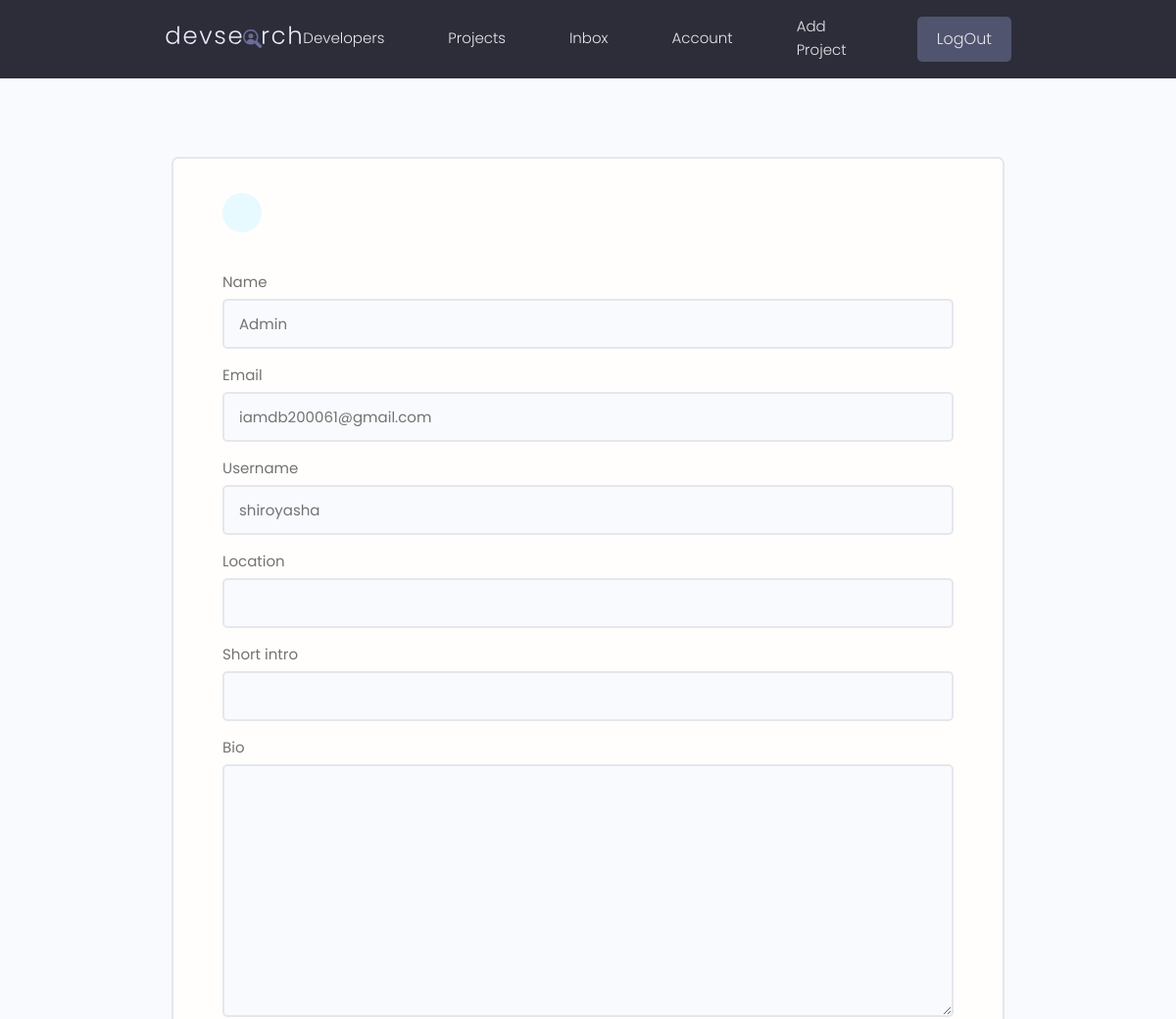
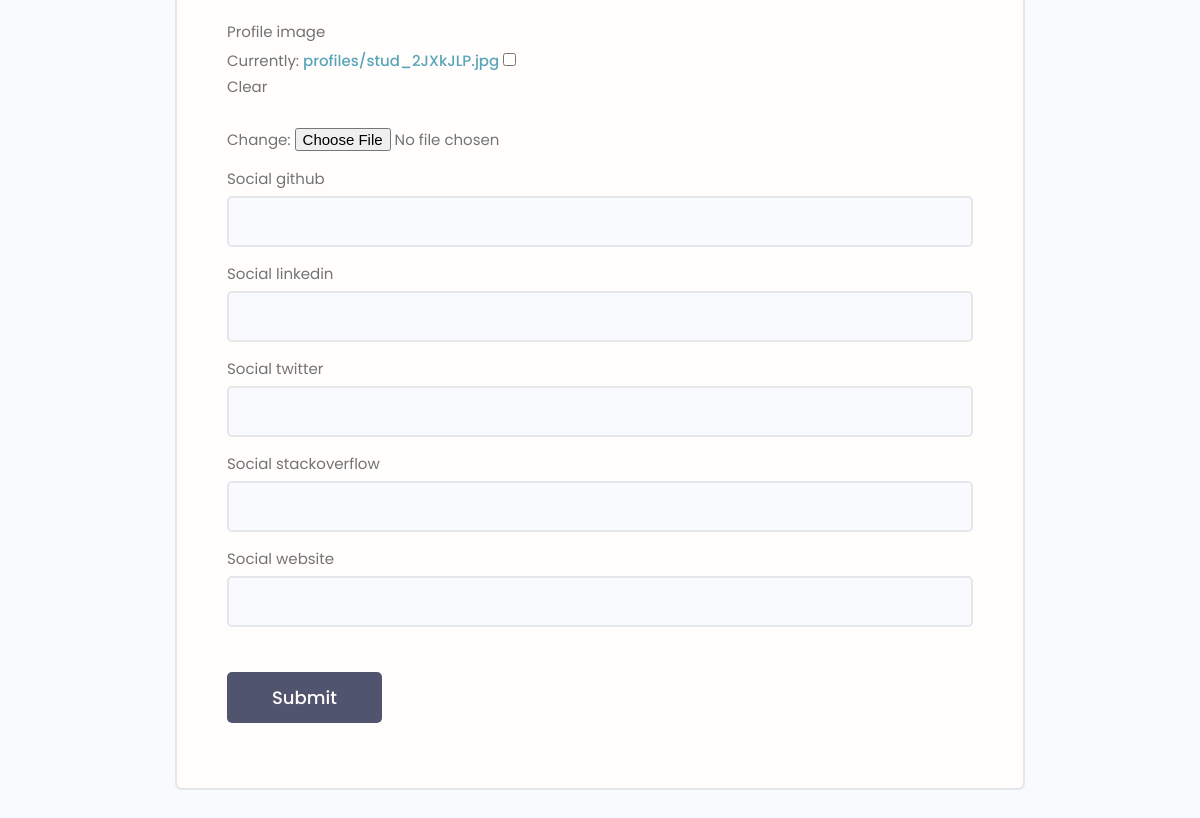
The page /edit-account/ (signed in) on the database its author committed (2 pictures, top to bottom).
### users/models.py (models this page shows, shortened)
class Profile(models.Model):
	user = models.OneToOneField(User,on_delete=models.CASCADE,null=True,blank=True)
	name = models.CharField(max_length=200,blank=True,null=True)
	email = models.EmailField(max_length=500,blank=True,null=True)
	username = models.CharField(max_length=200,blank=True,null=True)
	location = models.CharField(max_length=200,blank=True,null=True)
	short_intro = models.CharField(max_length=500,blank=True,null=True)
	bio = models.TextField(blank=True,null=True)
	profile_image = models.ImageField(null=True,blank=True,upload_to='profiles/',default='profiles/user.png')
	social_github = models.CharField(max_length=200,blank=True,null=True)
	social_twitter = models.CharField(max_length=200,blank=True,null=True)
	social_linkedin = models.CharField(max_length=200,blank=True,null=True)
	social_stackoverflow = models.CharField(max_length=200,blank=True,null=True)
	social_website = models.CharField(max_length=200,blank=True,null=True)
	created = models.DateTimeField(auto_now_add = True)
	id = models.UUIDField(default = uuid.uuid4,primary_key=True,unique=True,editable=False)

### users/views.py (the view)
# urls.py: path('edit-account/',views.editAccount,name="edit-account"),
@login_required(login_url='login')
def editAccount(request):
	profile = request.user.profile
	form = ProfileForm(instance=profile)
	if request.method == 'POST':
		form = ProfileForm(request.POST,request.FILES,instance=profile)
		if form.is_valid():
			form.save()
			return redirect('account')
	context = {'form':form}
	return render(request,'users/profile_form.html',context)

### users/forms.py
class ProfileForm(ModelForm):
	class Meta:
		model = Profile
		fields = ['name','email','username','location','short_intro','bio','profile_image','social_github','social_linkedin','social_twitter','social_stackoverflow','social_website']
	def __init__(self,*args, **kwargs):
		super(ProfileForm,self).__init__(*args, **kwargs)
		for name,field in self.fields.items():
			field.widget.attrs.update({'class':'input'})

### users/templates/users/profile_form.html (shortened to what this page needs)
{% load static %}
{% include 'main.html' %}
<main class="formPage my-xl">
	<div class="content-box">
		<div class="formWrapper">
			<a class="backButton" href="{% url 'account' %}"></a>
			<br>
			<form class="form" method="POST" action="{% url 'edit-account' %}" enctype="multipart/form-data">
				{% for field in form %}
				<div class="form__field">
					<label for="formInput#text">{{field.label}}</label>
					{{field}}
				</div>
				{% endfor %}
				<input class="btn btn--sub btn--lg  my-md" type="submit" value="Submit" />
			</form>
		</div>
	</div>
</main>

### static/styles/app.css (style rules this page uses)
:root { --color-sub: #2d2d39; }
.btn--sub { background-color: var(--color-sub-light); }
.content-box { width: 95%; max-width: 85rem; margin: 0 auto; }
.backButton { background: var(--color-main-light); color: var(--color-main); width: 4rem; height: 4rem; display: flex; align-items: center; justify-content: center; border-radius: 50%; }
.formPage .formWrapper { list-style: none; background: var(--color-white); padding: 3.5rem 5rem; border: 2px solid var(--color-light); border-radius: 0.7rem; }

### static/uikit/styles/modules/_variables.css (style rules this page uses)
:root { --color-main: #5aa5b9; --color-main-light: #e6faff; --color-sub: #3f4156; --color-sub-light: #51546e; --color-sub-lighter: #ededfd; --color-text: #737373; --color-gray: #8b8b8b; --color-light: #e5e7eb; --color-light-gray: #767676; --color-bg: #f8fafd; --color-white: #fffefd; --color-white-light: #f3f3f3; --color-success: #359e64; --color-success-bg: #def8e8; --color-error: #fc4b0b; --color-error-bg: #fff2ee; --font-base: 'Poppins', arial, helvetica, 'Segoe UI', roboto, ubuntu, sans-serif; --font-monospace: 'Fira Code', 'Courier New', courier, monospace; --font-regular: 300; --font-medium: 500; --font-bold: 700; --generic-shadow: 1px 1px 5px #00000010; --generic-transition: all 0.3s ease-in-out; }

### static/uikit/styles/modules/_base.css (style rules this page uses)
* { margin: 0; padding: 0; box-sizing: border-box; text-rendering: optimizeLegibility; color: inherit; font-size: inherit; }
html { font-size: 50%; }
@media only screen and (min-width: 480px) { html { font-size: 56.25%; } }
@media only screen and (min-width: 1200px) { html { font-size: 62.5%; } }
body { line-height: 1.6; font-weight: 400; font-size: 1.5rem; color: var(--color-text); background-color: var(--color-bg); min-height: 100vh; }

### static/uikit/styles/modules/_typography.css (style rules this page uses)
* { font-family: var(--font-base); }
a { padding-bottom: 2px; text-decoration: none; display: inline-block; color: var(--color-main); font-weight: var(--font-medium); }

### static/uikit/styles/modules/_utilities.css (style rules this page uses)
.my-md { margin: 3rem auto; }
.my-xl { margin: 8rem auto; }

### static/uikit/styles/modules/_button.css (style rules this page uses)
.btn { display: inline-block; position: relative; cursor: pointer; background-color: var(--color-light); font-weight: var(--font-medium); color: var(--color-sub); text-decoration: none; padding: 1rem 2rem; border-radius: 0.5rem; border: none; width: -webkit-fit-content; width: -moz-fit-content; width: fit-content; height: -webkit-fit-content; height: -moz-fit-content; height: fit-content; font-size: 1.6rem; outline-width: 0; outline-color: transparent; -webkit-backface-visibility: hidden; backface-visibility: hidden; transition: all 0.3s ease-in-out; }
.btn--sub { background-color: var(--color-sub); color: var(--color-white); }
.btn--lg { font-size: 1.8rem; padding: 1.2rem 4.5rem; }

### static/uikit/styles/modules/_form.css (style rules this page uses)
.form { display: block; }
.form__field { margin-top: 1.5rem; margin-bottom: 1.5rem; }
.form__label, .form__field > label { display: block; margin-bottom: 0.5rem; color: var(--color-text); }
input.input[type='text'], input.input[type='email'], input.input[type='password'], input.input[type='number'], textarea.input { min-width: 24rem; width: 100%; padding: 1.2rem 1.5rem; border-radius: 0.5rem; border: 2px solid var(--color-light); transition: all 0.3s ease-in-out; background-color: var(--color-bg); }

### rows shown on the page
Profile: form "Admin" "iamdb200061@gmail.com" "shiroyasha"

### other values the page prints
{{ field.label }} "Name" "Email" "Username" "Location" "Short intro" "Bio" "Profile image" "Social github" "Social linkedin" "Social twitter" "Social stackoverflow" "Social website"
